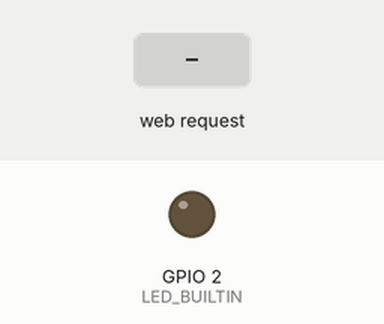
A sketch run on a simulated ESP8266 (NodeMCU). Parts: output pins drawn as LEDs (lit = HIGH, except the on-board LED, lit = LOW). The test bench sets the inputs (shaded band). WiFi joins after 1.5 s; servers stay silent unless stated; what the sketch prints to the serial monitor is not drawn.

Above: at 2.7 s.
2.8 s: HTTP request GET /26/on received
At 3.2 s:
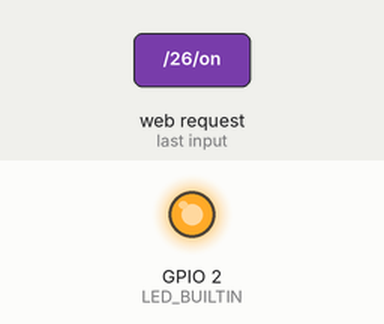
4.3 s: HTTP request GET /26/off received
At 5.5 s:
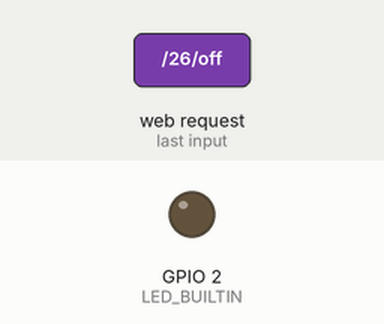
Timing chart, 0 to 7.3 s (numbered marks = the images above; inputs shaded):
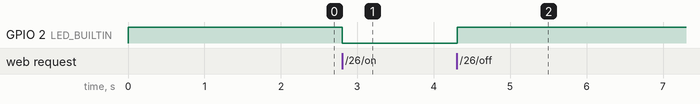

Measured:
- after the input at 2.8 s, GPIO 2 (LED_BUILTIN): HIGH → LOW at once
- after the input at 4.3 s, GPIO 2 (LED_BUILTIN): LOW → HIGH at once

The sketch:

ESP_8266_LED.ino
```cpp
// Load Wi-Fi library
#include <ESP8266WiFi.h>
// Replace with your network credentials
const char* ssid = "your_wifi_name";
const char* password = "your_wifi_password";
// Set web server port number to 80
WiFiServer server(80);
// Variable to store the HTTP request
String header;
// Current time
unsigned long currentTime = millis();
// Previous time
unsigned long previousTime = 0;
// Define timeout time in milliseconds (example: 2000ms = 2s)
const long timeoutTime = 1000;
String output26State = "off";

void setup() {
  // Khởi tạo giao tiếp nối tiếp với tốc độ baud là 9600
  Serial.begin(9600);
  pinMode(LED_BUILTIN, OUTPUT);
  digitalWrite(LED_BUILTIN, 1);
  // Connect to Wi-Fi network with SSID and password
  Serial.print("Connecting to ");
  Serial.println(ssid);
  WiFi.begin(ssid, password);
  while (WiFi.status() != WL_CONNECTED) {
    delay(500);
    Serial.print(".");
  }
  // Print local IP address and start web server
  Serial.println("");
  Serial.println("WiFi connected.");
  Serial.println("IP address: ");
  Serial.println(WiFi.localIP());
  server.begin();
}

void loop(){
  WiFiClient client = server.available();   // Listen for incoming clients
  if (client) {                             // If a new client connects,
    currentTime = millis();
    previousTime = currentTime;
    Serial.println("New Client.");          // print a message out in the serial port
    String currentLine = "";                // make a String to hold incoming data from the client
    while (client.connected() && currentTime - previousTime <= timeoutTime) {  // loop while the client's connected
      currentTime = millis();
      if (client.available()) {             // if there's bytes to read from the client,
        char c = client.read();             // read a byte, then
        Serial.write(c);                    // print it out the serial monitor
        header += c;
        if (c == '\n') {                    // if the byte is a newline character
          // if the current line is blank, you got two newline characters in a row.
          // that's the end of the client HTTP request, so send a response:
          if (currentLine.length() == 0) {
            // HTTP headers always start with a response code (e.g. HTTP/1.1 200 OK)
            // and a content-type so the client knows what's coming, then a blank line:
            client.println("HTTP/1.1 200 OK");
            client.println("Content-type:text/html");
            client.println("Connection: close");
            client.println();
            // turns the GPIOs on and off
            if (header.indexOf("GET /26/on") >= 0) {
              Serial.println("GPIO 26 on");
              output26State = "on";
              digitalWrite(LED_BUILTIN, 0);
            } else if (header.indexOf("GET /26/off") >= 0) {
              Serial.println("GPIO 26 off");
              output26State = "off";
              digitalWrite(LED_BUILTIN, 1);
            }
            // Display the HTML web page
            client.println("<!DOCTYPE html><html>");
            client.println("<head><meta name=\"viewport\" content=\"width=device-width, initial-scale=1\">");
            client.println("<meta charset=\"UTF-8\">");
            client.println("<link rel=\"icon\" href=\"data:,\">");
            // CSS to style the on/off buttons
            // Feel free to change the background-color and font-size attributes to fit your preferences
            client.println("<style>html { font-family: Helvetica; display: inline-block; margin: 0px auto; text-align: center;}");
            client.println(".button { background-color: #4CAF50; border: none; color: white; padding: 16px 40px;");
            client.println("text-decoration: none; font-size: 30px; margin: 2px; cursor: pointer;}");
            client.println(".button2 {background-color: #555555;}</style></head>");
            // Web Page Heading
            client.println("<body><h1>ESP8266 Web Server</h1>");
            // If the output26State is off, it displays the ON button
            if (output26State=="off") {
              client.println("<p>Đèn đang tắt</p>");
              client.println("<p><a href=\"/26/on\"><button class=\"button\">Bật đèn</button></a></p>");
            } else {
              client.println("<p>Đèn đang bật</p>");
              client.println("<p><a href=\"/26/off\"><button class=\"button button2\">Tắt đèn</button></a></p>");
            }
            client.println("</body></html>");
            // The HTTP response ends with another blank line
            client.println();
            // Break out of the while loop
            break;
          } else { // if you got a newline, then clear currentLine
            currentLine = "";
          }
        } else if (c != '\r') {  // if you got anything else but a carriage return character,
          currentLine += c;      // add it to the end of the currentLine
        }
      }
    }
    // Clear the header variable
    header = "";
    // Close the connection
    client.stop();
    Serial.println("Client disconnected.");
    Serial.println("");
  }
}
```
